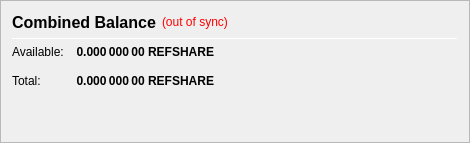
                   <widget class="QFrame" name="frame_CombinedBalances">
                    <property name="minimumSize">
                     <size>
                      <width>470</width>
                      <height>0</height>
                     </size>
                    </property>
                    <property name="frameShape">
                     <enum>QFrame::StyledPanel</enum>
                    </property>
                    <property name="frameShadow">
                     <enum>QFrame::Raised</enum>
                    </property>
                    <layout class="QVBoxLayout" name="verticalLayout_5">
                     <item>
                      <layout class="QHBoxLayout" name="horizontalLayout_5" stretch="0">
                       <item>
                        <widget class="QLabel" name="label_5z">
                         <property name="minimumSize">
                          <size>
                           <width>0</width>
                           <height>20</height>
                          </size>
                         </property>
                         <property name="font">
                          <font>
                           <pointsize>12</pointsize>
                           <weight>75</weight>
                           <bold>true</bold>
                          </font>
                         </property>
                         <property name="toolTip">
                          <string>Combined Balance (including unconfirmed and immature coins)</string>
                         </property>
                         <property name="text">
                          <string>Combined Balance</string>
                         </property>
                        </widget>
                       </item>
                       <item>
                        <widget class="QLabel" name="labelWalletStatus">
                         <property name="cursor">
                          <cursorShape>WhatsThisCursor</cursorShape>
                         </property>
                         <property name="toolTip">
                          <string>The displayed information may be out of date. Your wallet automatically synchronizes with the REFSHARE network after a connection is established, but this process has not completed yet.</string>
                         </property>
                         <property name="styleSheet">
                          <string notr="true">QLabel { color: red; }</string>
                         </property>
                         <property name="text">
                          <string notr="true">(out of sync)</string>
                         </property>
                         <property name="alignment">
                          <set>Qt::AlignLeading|Qt::AlignLeft|Qt::AlignVCenter</set>
                         </property>
                        </widget>
                       </item>
                       <item>
                        <spacer name="horizontalSpacer_1">
                         <property name="orientation">
                          <enum>Qt::Horizontal</enum>
                         </property>
                         <property name="sizeHint" stdset="0">
                          <size>
                           <width>40</width>
                           <height>20</height>
                          </size>
                         </property>
                        </spacer>
                       </item>
                      </layout>
                     </item>
                     <item>
                      <widget class="Line" name="line_CombinedBalance">
                       <property name="minimumSize">
                        <size>
                         <width>0</width>
                         <height>1</height>
                        </size>
                       </property>
                       <property name="maximumSize">
                        <size>
                         <width>16777215</width>
                         <height>1</height>
                        </size>
                       </property>
                       <property name="orientation">
                        <enum>Qt::Horizontal</enum>
                       </property>
                      </widget>
                     </item>
                     <item>
                      <layout class="QGridLayout" name="gridLayout_3">
                       <property name="spacing">
                        <number>12</number>
                       </property>
                       <item row="1" column="0">
                        <widget class="QLabel" name="labelBalanceTextz">
                         <property name="text">
                          <string>Available:</string>
                         </property>
                        </widget>
                       </item>
                       <item row="1" column="1">
                        <widget class="QLabel" name="labelBalancez">
                         <property name="font">
                          <font>
                           <weight>75</weight>
                           <bold>true</bold>
                          </font>
                         </property>
                         <property name="cursor">
                          <cursorShape>IBeamCursor</cursorShape>
                         </property>
                         <property name="toolTip">
                          <string>Your current spendable balance</string>
                         </property>
                         <property name="text">
                          <string notr="true">0.000 000 00 REFSHARE</string>
                         </property>
                         <property name="alignment">
                          <set>Qt::AlignRight|Qt::AlignTrailing|Qt::AlignVCenter</set>
                         </property>
                         <property name="textInteractionFlags">
                          <set>Qt::LinksAccessibleByMouse|Qt::TextSelectableByKeyboard|Qt::TextSelectableByMouse</set>
                         </property>
                        </widget>
                       </item>
                       <item row="2" column="0">
                        <widget class="QLabel" name="labelTotalTextz">
                         <property name="text">
                          <string>Total:</string>
                         </property>
                        </widget>
                       </item>
                       <item row="2" column="1">
                        <widget class="QLabel" name="labelTotalz">
                         <property name="font">
                          <font>
                           <weight>75</weight>
                           <bold>true</bold>
                          </font>
                         </property>
                         <property name="cursor">
                          <cursorShape>IBeamCursor</cursorShape>
                         </property>
                         <property name="toolTip">
                          <string>Total Balance, including all unavailable coins.</string>
                         </property>
                         <property name="text">
                          <string notr="true">0.000 000 00 REFSHARE</string>
                         </property>
                         <property name="alignment">
                          <set>Qt::AlignRight|Qt::AlignTrailing|Qt::AlignVCenter</set>
                         </property>
                         <property name="textInteractionFlags">
                          <set>Qt::LinksAccessibleByMouse|Qt::TextSelectableByKeyboard|Qt::TextSelectableByMouse</set>
                         </property>
                        </widget>
                       </item>
                       <item row="2" column="3">
                        <spacer name="horizontalSpacer_2">
                         <property name="orientation">
                          <enum>Qt::Horizontal</enum>
                         </property>
                         <property name="sizeHint" stdset="0">
                          <size>
                           <width>40</width>
                           <height>20</height>
                          </size>
                         </property>
                        </spacer>
                       </item>
                      </layout>
                     </item>
                     <item>
                      <spacer name="verticalSpacer_1">
                       <property name="orientation">
                        <enum>Qt::Vertical</enum>
                       </property>
                       <property name="sizeHint" stdset="0">
                        <size>
                         <width>20</width>
                         <height>40</height>
                        </size>
                       </property>
                      </spacer>
                     </item>
                    </layout>
                   </widget>
